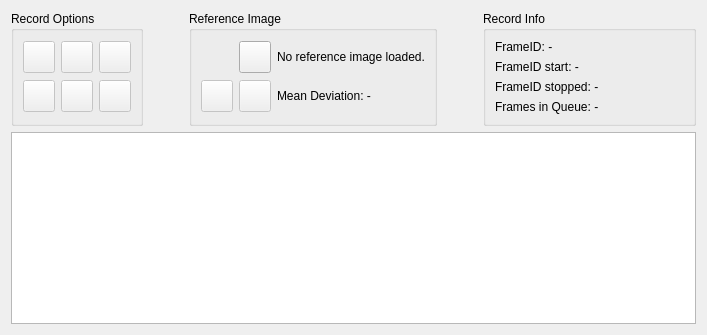
        <widget class="QWidget" name="m_RecordTab">
         <attribute name="title">
          <string>Recorder</string>
         </attribute>
         <layout class="QGridLayout" name="gridLayout_7">
          <item row="0" column="0">
           <layout class="QHBoxLayout" name="horizontalLayout_3">
            <item>
             <layout class="QVBoxLayout" name="verticalLayout_4">
              <item>
               <layout class="QHBoxLayout" name="horizontalLayout_5">
                <item>
                 <widget class="QGroupBox" name="groupBox_9">
                  <property name="title">
                   <string>Record Options</string>
                  </property>
                  <layout class="QGridLayout" name="gridLayout_6">
                   <item row="1" column="1">
                    <widget class="QPushButton" name="m_SaveFrameSeriesButton">
                     <property name="enabled">
                      <bool>false</bool>
                     </property>
                     <property name="minimumSize">
                      <size>
                       <width>32</width>
                       <height>32</height>
                      </size>
                     </property>
                     <property name="maximumSize">
                      <size>
                       <width>32</width>
                       <height>32</height>
                      </size>
                     </property>
                     <property name="toolTip">
                      <string>Save all recorded frames RAW</string>
                     </property>
                     <property name="text">
                      <string/>
                     </property>
                     <property name="icon">
                      <iconset resource="v4l2test.qrc">
                       <normaloff>:/v4l2test/saveSeries.ico</normaloff>:/v4l2test/saveSeries.ico</iconset>
                     </property>
                    </widget>
                   </item>
                   <item row="0" column="0">
                    <widget class="QPushButton" name="m_StartRecordButton">
                     <property name="enabled">
                      <bool>false</bool>
                     </property>
                     <property name="sizePolicy">
                      <sizepolicy hsizetype="Fixed" vsizetype="Fixed">
                       <horstretch>0</horstretch>
                       <verstretch>0</verstretch>
                      </sizepolicy>
                     </property>
                     <property name="minimumSize">
                      <size>
                       <width>32</width>
                       <height>32</height>
                      </size>
                     </property>
                     <property name="maximumSize">
                      <size>
                       <width>32</width>
                       <height>32</height>
                      </size>
                     </property>
                     <property name="toolTip">
                      <string>Start recording</string>
                     </property>
                     <property name="text">
                      <string/>
                     </property>
                     <property name="icon">
                      <iconset resource="v4l2test.qrc">
                       <normaloff>:/v4l2test/recordStart.ico</normaloff>:/v4l2test/recordStart.ico</iconset>
                     </property>
                    </widget>
                   </item>
                   <item row="1" column="0">
                    <widget class="QPushButton" name="m_DisplaySaveFrame">
                     <property name="enabled">
                      <bool>false</bool>
                     </property>
                     <property name="minimumSize">
                      <size>
                       <width>32</width>
                       <height>32</height>
                      </size>
                     </property>
                     <property name="maximumSize">
                      <size>
                       <width>32</width>
                       <height>32</height>
                      </size>
                     </property>
                     <property name="toolTip">
                      <string>Save selected frame RAW</string>
                     </property>
                     <property name="text">
                      <string/>
                     </property>
                     <property name="icon">
                      <iconset resource="v4l2test.qrc">
                       <normaloff>:/v4l2test/saveSingle.ico</normaloff>:/v4l2test/saveSingle.ico</iconset>
                     </property>
                    </widget>
                   </item>
                   <item row="0" column="1">
                    <widget class="QPushButton" name="m_StopRecordButton">
                     <property name="enabled">
                      <bool>false</bool>
                     </property>
                     <property name="sizePolicy">
                      <sizepolicy hsizetype="Fixed" vsizetype="Fixed">
                       <horstretch>0</horstretch>
                       <verstretch>0</verstretch>
                      </sizepolicy>
                     </property>
                     <property name="minimumSize">
                      <size>
                       <width>32</width>
                       <height>32</height>
                      </size>
                     </property>
                     <property name="maximumSize">
                      <size>
                       <width>32</width>
                       <height>32</height>
                      </size>
                     </property>
                     <property name="toolTip">
                      <string>Stop recording</string>
                     </property>
                     <property name="text">
                      <string/>
                     </property>
                     <property name="icon">
                      <iconset resource="v4l2test.qrc">
                       <normaloff>:/v4l2test/recordStop.ico</normaloff>:/v4l2test/recordStop.ico</iconset>
                     </property>
                    </widget>
                   </item>
                   <item row="0" column="3">
                    <widget class="QPushButton" name="m_DeleteRecording">
                     <property name="enabled">
                      <bool>false</bool>
                     </property>
                     <property name="sizePolicy">
                      <sizepolicy hsizetype="Fixed" vsizetype="Fixed">
                       <horstretch>0</horstretch>
                       <verstretch>0</verstretch>
                      </sizepolicy>
                     </property>
                     <property name="minimumSize">
                      <size>
                       <width>32</width>
                       <height>32</height>
                      </size>
                     </property>
                     <property name="maximumSize">
                      <size>
                       <width>32</width>
                       <height>32</height>
                      </size>
                     </property>
                     <property name="toolTip">
                      <string>Delete all recorded frames</string>
                     </property>
                     <property name="text">
                      <string/>
                     </property>
                     <property name="icon">
                      <iconset resource="v4l2test.qrc">
                       <normaloff>:/v4l2test/removeRecord.ico</normaloff>:/v4l2test/removeRecord.ico</iconset>
                     </property>
                    </widget>
                   </item>
                   <item row="1" column="3">
                    <widget class="QPushButton" name="m_ExportRecordedFrameButton">
                     <property name="enabled">
                      <bool>false</bool>
                     </property>
                     <property name="sizePolicy">
                      <sizepolicy hsizetype="Fixed" vsizetype="Fixed">
                       <horstretch>0</horstretch>
                       <verstretch>0</verstretch>
                      </sizepolicy>
                     </property>
                     <property name="minimumSize">
                      <size>
                       <width>32</width>
                       <height>32</height>
                      </size>
                     </property>
                     <property name="maximumSize">
                      <size>
                       <width>32</width>
                       <height>32</height>
                      </size>
                     </property>
                     <property name="toolTip">
                      <string>Export selected frame to PNG</string>
                     </property>
                     <property name="text">
                      <string/>
                     </property>
                     <property name="icon">
                      <iconset resource="v4l2test.qrc">
                       <normaloff>:/v4l2test/export.png</normaloff>:/v4l2test/export.png</iconset>
                     </property>
                    </widget>
                   </item>
                  </layout>
                 </widget>
                </item>
                <item>
                 <spacer name="horizontalSpacer_5">
                  <property name="orientation">
                   <enum>Qt::Horizontal</enum>
                  </property>
                  <property name="sizeType">
                   <enum>QSizePolicy::Fixed</enum>
                  </property>
                  <property name="sizeHint" stdset="0">
                   <size>
                    <width>40</width>
                    <height>20</height>
                   </size>
                  </property>
                 </spacer>
                </item>
                <item>
                 <widget class="QGroupBox" name="groupBox_8">
                  <property name="title">
                   <string>Reference Image</string>
                  </property>
                  <layout class="QGridLayout" name="gridLayout_8">
                   <item row="2" column="2">
                    <widget class="QPushButton" name="m_CalcDeviationButton">
                     <property name="enabled">
                      <bool>false</bool>
                     </property>
                     <property name="minimumSize">
                      <size>
                       <width>32</width>
                       <height>32</height>
                      </size>
                     </property>
                     <property name="maximumSize">
                      <size>
                       <width>32</width>
                       <height>32</height>
                      </size>
                     </property>
                     <property name="toolTip">
                      <string>Calculate binary deviations of the recorded frames and reference image</string>
                     </property>
                     <property name="text">
                      <string/>
                     </property>
                     <property name="icon">
                      <iconset resource="v4l2test.qrc">
                       <normaloff>:/v4l2test/calculate.ico</normaloff>:/v4l2test/calculate.ico</iconset>
                     </property>
                    </widget>
                   </item>
                   <item row="2" column="0">
                    <widget class="QPushButton" name="m_CalcLiveDeviationButton">
                     <property name="enabled">
                      <bool>false</bool>
                     </property>
                     <property name="minimumSize">
                      <size>
                       <width>32</width>
                       <height>32</height>
                      </size>
                     </property>
                     <property name="maximumSize">
                      <size>
                       <width>32</width>
                       <height>32</height>
                      </size>
                     </property>
                     <property name="toolTip">
                      <string>Compare Reference Image to captured frames LIVE</string>
                     </property>
                     <property name="text">
                      <string/>
                     </property>
                     <property name="icon">
                      <iconset resource="v4l2test.qrc">
                       <normaloff>:/v4l2test/calculate-live.png</normaloff>:/v4l2test/calculate-live.png</iconset>
                     </property>
                    </widget>
                   </item>
                   <item row="2" column="3">
                    <widget class="QLabel" name="m_meanDeviationLabel">
                     <property name="text">
                      <string>Mean Deviation: -</string>
                     </property>
                    </widget>
                   </item>
                   <item row="1" column="3">
                    <widget class="QLabel" name="m_referenceLabel">
                     <property name="text">
                      <string>No reference image loaded.</string>
                     </property>
                    </widget>
                   </item>
                   <item row="1" column="2">
                    <widget class="QPushButton" name="m_GetReferenceButton">
                     <property name="enabled">
                      <bool>true</bool>
                     </property>
                     <property name="minimumSize">
                      <size>
                       <width>32</width>
                       <height>32</height>
                      </size>
                     </property>
                     <property name="maximumSize">
                      <size>
                       <width>32</width>
                       <height>32</height>
                      </size>
                     </property>
                     <property name="toolTip">
                      <string>Load RAW reference image</string>
                     </property>
                     <property name="text">
                      <string/>
                     </property>
                     <property name="icon">
                      <iconset resource="v4l2test.qrc">
                       <normaloff>:/v4l2test/addReference.ico</normaloff>:/v4l2test/addReference.ico</iconset>
                     </property>
                    </widget>
                   </item>
                  </layout>
                 </widget>
                </item>
                <item>
                 <spacer name="horizontalSpacer_4">
                  <property name="orientation">
                   <enum>Qt::Horizontal</enum>
                  </property>
                  <property name="sizeHint" stdset="0">
                   <size>
                    <width>40</width>
                    <height>20</height>
                   </size>
                  </property>
                 </spacer>
                </item>
                <item>
                 <widget class="QGroupBox" name="groupBox_10">
                  <property name="title">
                   <string>Record Info</string>
                  </property>
                  <layout class="QVBoxLayout" name="verticalLayout_5">
                   <item>
                    <widget class="QLabel" name="m_FrameIDRecording">
                     <property name="minimumSize">
                      <size>
                       <width>189</width>
                       <height>0</height>
                      </size>
                     </property>
                     <property name="maximumSize">
                      <size>
                       <width>189</width>
                       <height>16777215</height>
                      </size>
                     </property>
                     <property name="text">
                      <string>FrameID: -</string>
                     </property>
                    </widget>
                   </item>
                   <item>
                    <widget class="QLabel" name="m_FrameIDStartedRecord">
                     <property name="text">
                      <string>FrameID start: -</string>
                     </property>
                    </widget>
                   </item>
                   <item>
                    <widget class="QLabel" name="m_FrameIDStoppedRecord">
                     <property name="text">
                      <string>FrameID stopped: -</string>
                     </property>
                    </widget>
                   </item>
                   <item>
                    <widget class="QLabel" name="m_FramesInQueue">
                     <property name="text">
                      <string>Frames in Queue: -</string>
                     </property>
                    </widget>
                   </item>
                  </layout>
                 </widget>
                </item>
               </layout>
              </item>
              <item>
               <widget class="QTableWidget" name="m_FrameRecordTable">
                <property name="maximumSize">
                 <size>
                  <width>16777215</width>
                  <height>16777215</height>
                 </size>
                </property>
               </widget>
              </item>
             </layout>
            </item>
           </layout>
          </item>
         </layout>
        </widget>
